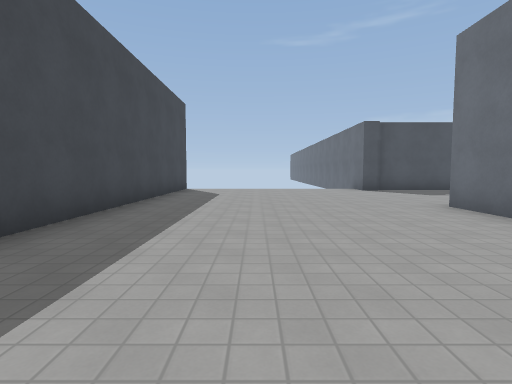
view 1 (above)

24 first-person views from a walk through a 3-D level made in the Godot game engine. The camera is 1.3 m above the floor, tilts 4° down and sees 80° across. Doors that lead somewhere are drawn open, without their leaves. The floor is counted in squares, 2 m on a side. Each view is taken from the middle of a square. On the plan, view 1 faces up. The plan holds only what a view shows up to about 10 squares ahead; the rest is blank. The place goes on beyond the plan. Characters and animated objects are left out. Surface patterns are stand-ins for the level's own textures.

view 2
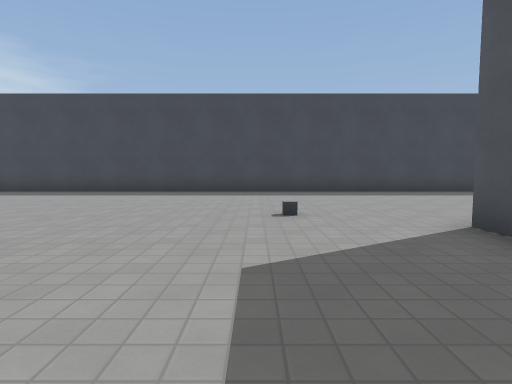

view 3
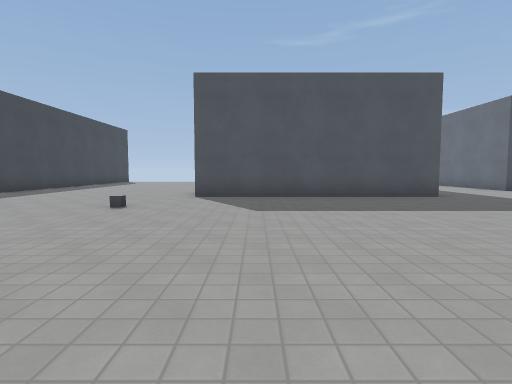

view 4
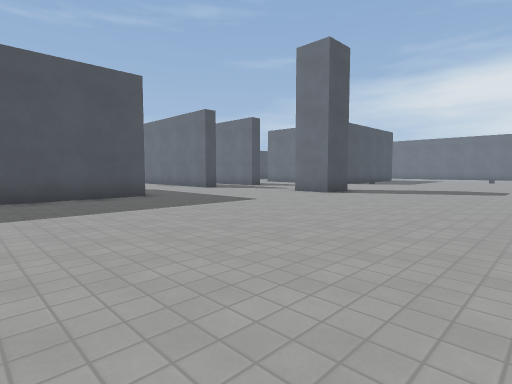

view 5
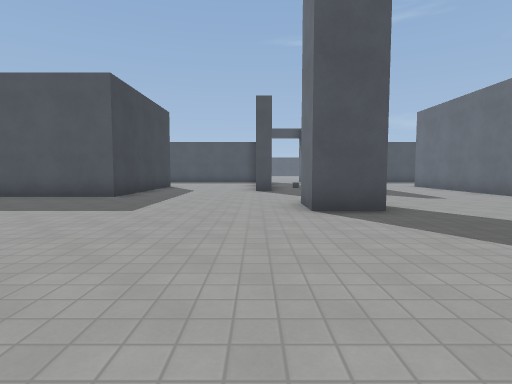

view 6
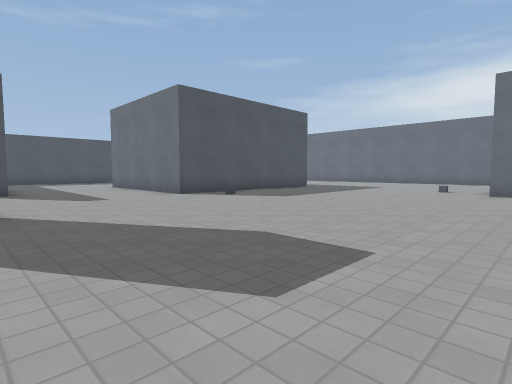

view 7
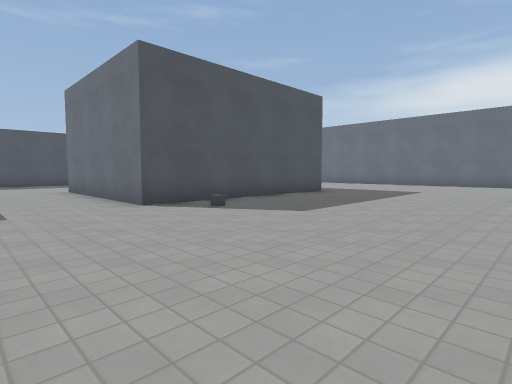

view 8
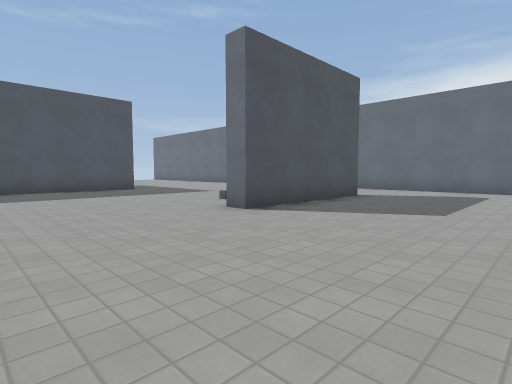

view 9
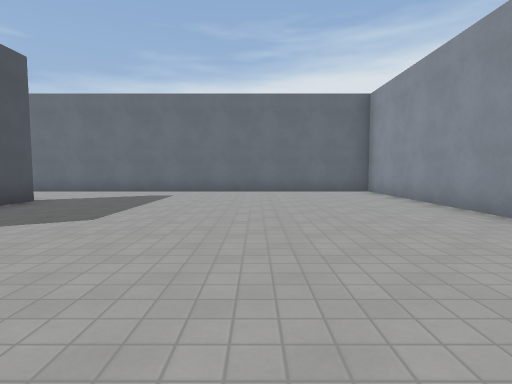

view 10
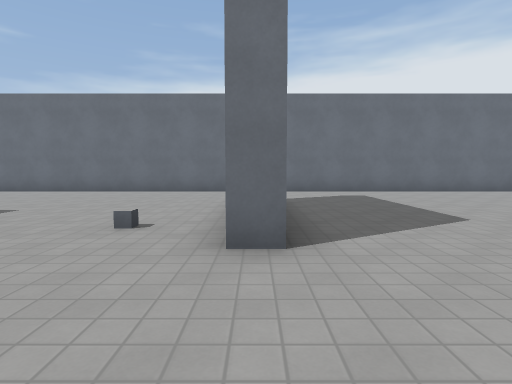

view 11
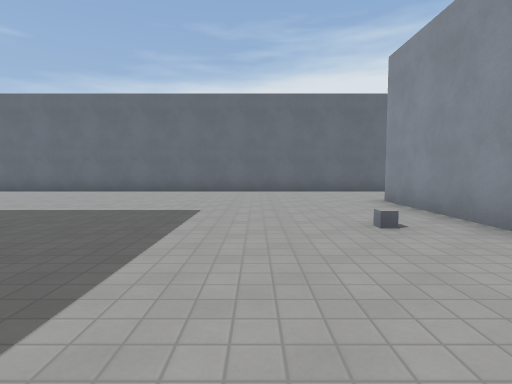

view 12
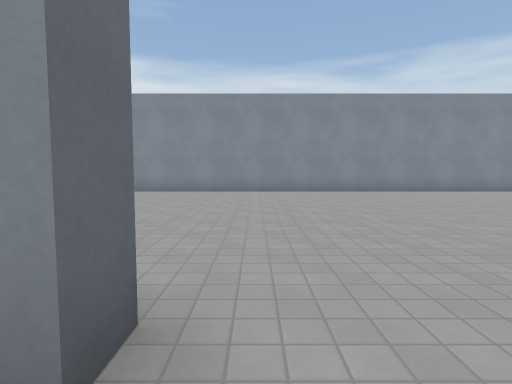

view 13
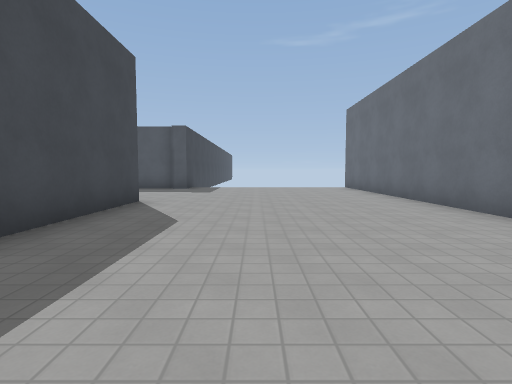

view 14
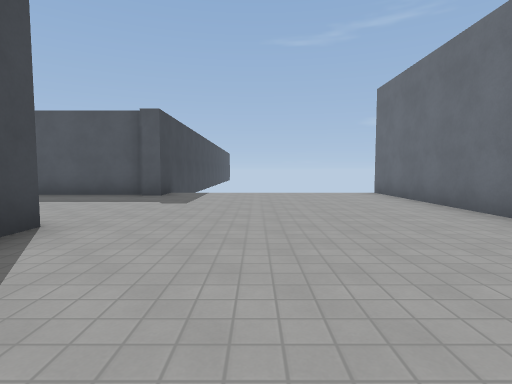

view 15
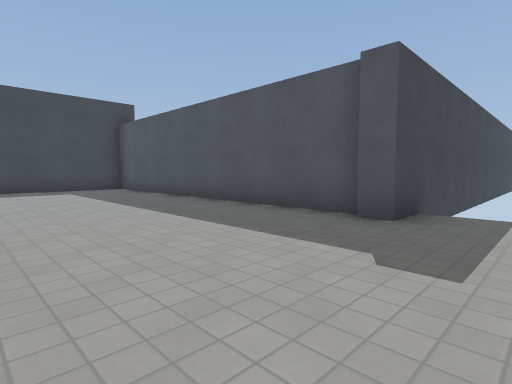

view 16
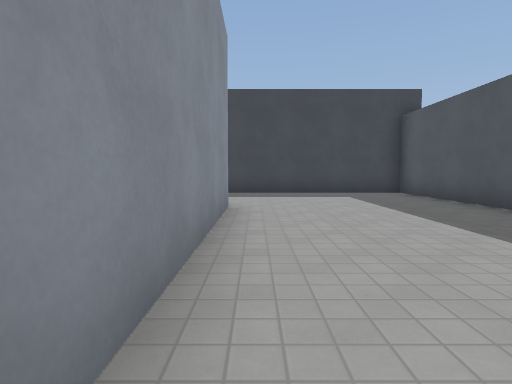

view 17
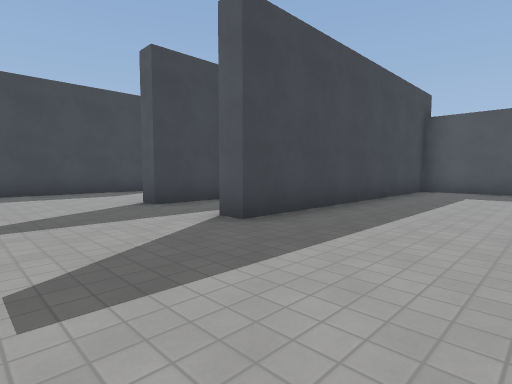

view 18
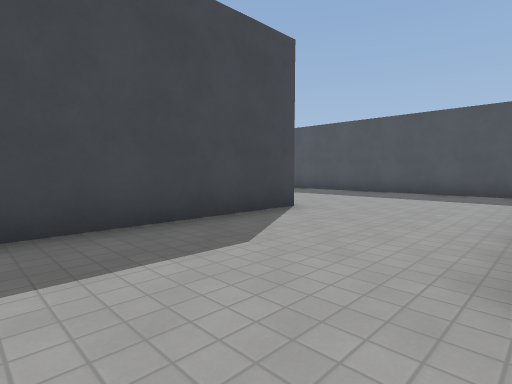

view 19
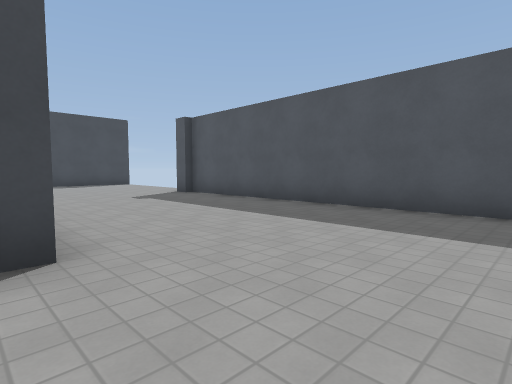

view 20
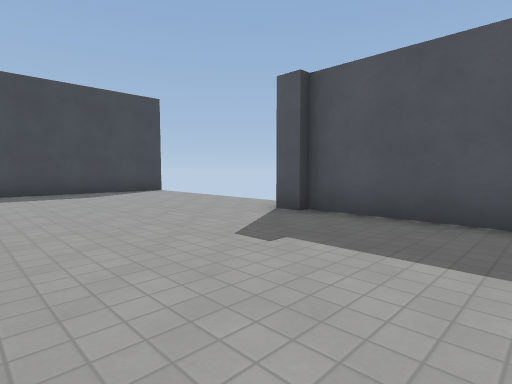

view 21
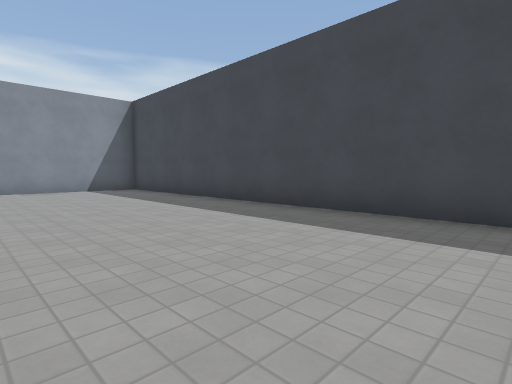

view 22
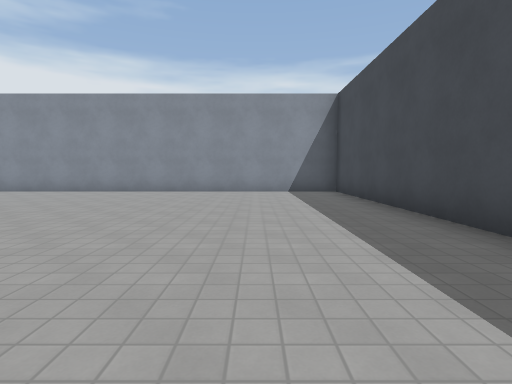

view 23
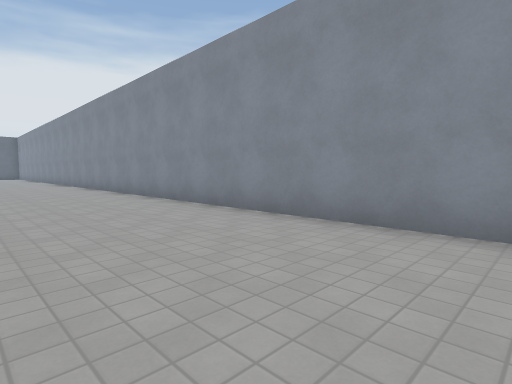

view 24
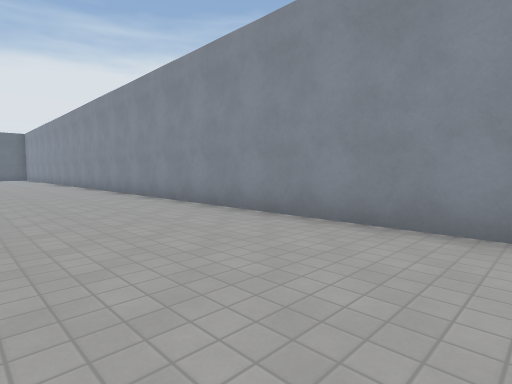

### Floor plan
Points are (right, up) in squares from view 1. A wall is a line through its corners. A room is listed if a view was taken in it or the views show most of it. See-through windows are left out.
Room 1 (views 1, 2, 3, 4, 5, 6, 7, 8, 9, 10, 11, 12, 13, 14, 15, 16, 17, 18, 19, 20, 21, 22, 23, 24)
walls: (15.1, -2.1) (13.9, -2.1) (13.9, -0.9); (13.5, 4.4) (13.5, 2.8) (13, 2.8); (9.5, 5.6) (9.5, 0.5) (3.5, 0.5); (25.5, 0.5) (19.5, 0.5) (19.5, 5.5) (24.5, 5.5); (3.5, 4.1) (3.5, 5.5); (12.2, 10.3) (4, 10.3); (25.5, 5.5) (25.5, 1.9); (28.5, -6.3) (24.5, -6.3) (24.5, -5.8) (28.5, -5.8); (4.1, 10) (3.5, 10); (25, 10.3) (16, 10.3) (16, 2.8) (15.5, 2.8); (25.5, 14.5) (25.5, 10) (25, 10); (-2.5, 10.8) (-2.5, -14.5) (31.5, -14.5) (31.5, 11)

Positions as (right, up) in squares from view 1, and headings:
1: (0, 0), facing up
2: (7, -2), facing left
3: (5, -7), facing up
4: (6, -7), facing up-right
5: (13, -7), facing up
6: (15, -7), facing up-right
7: (17, -5), facing up-right
8: (21, -10), facing up-right
9: (22, -11), facing right
10: (22, -6), facing right
11: (22, -3), facing right
12: (24, -5), facing down
13: (28, -1), facing up
14: (28, 2), facing up
15: (27, 6), facing up-left
16: (25, 6), facing left
17: (19, 0), facing up-left
18: (13, 1), facing up-left
19: (12, 5), facing up-left
20: (7, 6), facing up-left
21: (2, -4), facing down-left
22: (0, -5), facing down
23: (4, -11), facing down-right
24: (7, -11), facing down-right
